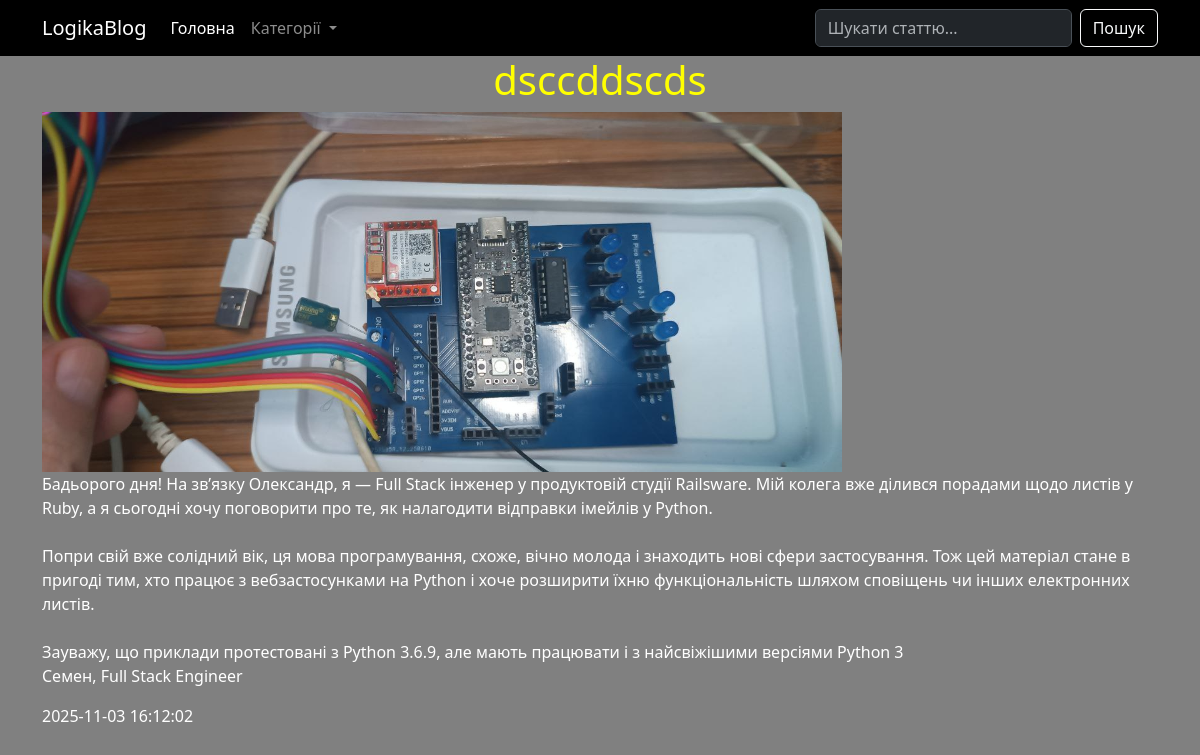
The app's page /article/1 with its own data.
### tables this page shows
CREATE TABLE articles (
    id INTEGER PRIMARY KEY AUTOINCREMENT,
    title TEXT NOT NULL,
    content TEXT NOT NULL,
    image TEXT, 
    author TEXT NOT NULL,
    created_at DATETIME DEFAULT CURRENT_TIMESTAMP,
    category_id INTEGER REFERENCES categories(id)
);

### app.py (the view)
@app.route("/article/<int:article_id>")
def article_page(article_id):
    article = get_article(article_id)
    categories = get_all_categories()
    return render_template('article_page.html', article=article, categories=categories)

### app.py (called while the page is built)
def get_all_categories():
    conn = sqlite3.connect('blog.db')
    conn.row_factory = sqlite3.Row
    cursor = conn.cursor()
    cursor.execute('''SELECT * FROM categories''')
    data = cursor.fetchall()
    conn.close()
    return data

def get_article(article_id):
    conn = sqlite3.connect('blog.db')
    conn.row_factory = sqlite3.Row
    cursor = conn.cursor()
    cursor.execute('''SELECT * FROM articles WHERE id=?''', [article_id])
    data = cursor.fetchone()
    conn.close()
    return data

### templates/article_page.html (shortened to what this page needs)
<!DOCTYPE html>
<html lang="en">
<head>
    <link href="https://cdn.jsdelivr.net/npm/bootstrap@5.3.8/dist/css/bootstrap.min.css" rel="stylesheet">
    <link rel="stylesheet" href="{{ url_for('static', filename = 'style.css') }}">
</head>
<body>
    {% include 'menu.html' %}
    <div class="container">
        <h1 class="main-text">{{article.title}}</h1>
        {% if article.image %}
            <img style="max-width: 800px; max-height: 500px;" src="{{url_for('static', filename='img/' + article.image) }}" class="card-img-top" alt="...">
        {% endif %}
        <div class="card-title" style="white-space: pre-wrap; ">{{article.content | safe  }}</div>
        <p class="card-text">{{article.author}}</p>
        <p class="card-text">{{article.created_at}}</p>
    </div>
</body>
</html>

### templates/menu.html (shortened to what this page needs)
<header>
    <nav class="navbar navbar-expand-lg" style="background: black;"  data-bs-theme="dark">
  <div class="container">
    <a class="navbar-brand" href="#">
        LogikaBlog</a>
    <div class="collapse navbar-collapse" id="navbarSupportedContent">
      <ul class="navbar-nav me-auto mb-2 mb-lg-0">
        <li class="nav-item">
          <a class="nav-link active" aria-current="page" href="/">Головна</a>
        </li>
        <li class="nav-item dropdown">
          <a class="nav-link dropdown-toggle" href="#" role="button" data-bs-toggle="dropdown" aria-expanded="false">
            Категорії
          </a>
        </li>
      </ul>
      <form action="{{url_for('search_page')}}" class="d-flex" role="search">
        <input required name="search" class="form-control me-2" type="search" placeholder="Шукати статтю..." aria-label="Search"/>
        <button class="btn btn-outline-light" type="submit">Пошук</button>
      </form>
    </div>
  </div>
</nav>
</header>

### static/style.css (style rules this page uses)
body { background: grey; color: white; font-family: 'Segoe UI', Tahoma, Geneva, Verdana, sans-serif; }
h1 { text-align: center; }
.main-text { color: yellow; }

### records on screen
articles: title "dsccddscds", image (picture), content "Бадьорого дня! На звʼязку Олександр, я — Full Stack інженер у продуктовій студії Railsware. Мій колега вже ділився порадами щодо листів у Ruby, а я сьогодні хочу поговорити про те, як налагодити відправки імейлів у Python. Попри свій вже солідний вік, ця мова програмування, схоже, вічно молода і знаходить нові сфери застосування. Тож цей матеріал стане в пригоді тим, хто працює з вебзастосунками на Python і хоче розширити їхню функціональність шляхом сповіщень чи інших електронних листів. Зауважу, що приклади протестовані з Python 3.6.9, але мають працювати і з найсвіжішими версіями Python 3", author "Семен, Full Stack Engineer", created_at "2025-11-03 16:12:02"
